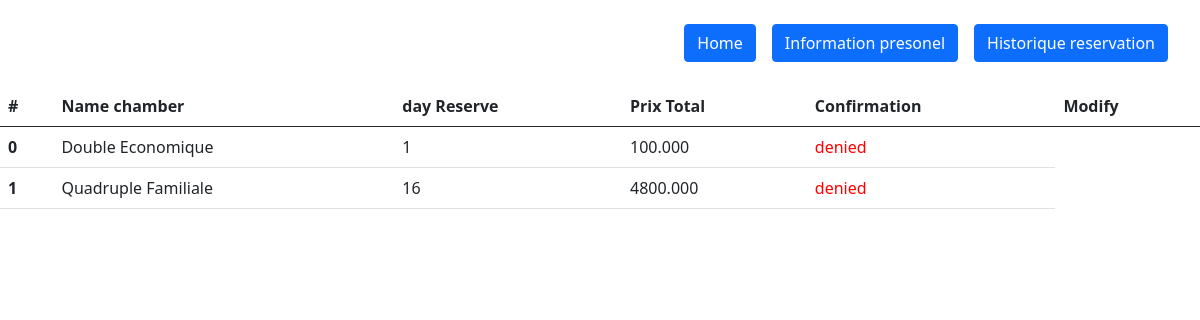
/viwes/historique.php (signed in), run on the app's committed database.
### tables this page shows
CREATE TABLE `reservation` (
  `numero` int(11) NOT NULL,
  `date_debut` date NOT NULL,
  `date_fin` date NOT NULL,
  `prix_total` decimal(9,3) NOT NULL,
  `id_client` int(11) NOT NULL,
  `id_chamber` int(11) NOT NULL,
  `confirmation` int(1) NOT NULL
);

CREATE TABLE `chamber` (
  `id` int(11) NOT NULL,
  `nom` varchar(20) NOT NULL,
  `prix` decimal(9,3) NOT NULL,
  `nb_place` int(11) NOT NULL,
  `url_image` varchar(80) NOT NULL,
  `disponibilite` int(1) NOT NULL,
  `numero_chamber` int(11) NOT NULL
);

### database/config.php (called while the page is built, shortened)
<?php
abstract class Connexion {
function __construct()
{
$this->pdo =new PDO('mysql:host=localhost;dbname=hotel','root','');
}
}
?>

### controllers/reservationcontroller.php (called while the page is built, shortened)
<?php
include_once('../database/config.php');
class reservationController extends Connexion{
function list($id){
    $query = "select * from reservation where id_client = $id";
    $res = $this->pdo->prepare($query);
    $res->execute();
    return $res;
}
}
?>

### controllers/chambercontroller.php (called while the page is built, shortened)
<?php
include_once("../database/config.php");
class chambercontroller extends Connexion{
function getnom($num){
    $query = "select nom from chamber where id = $num";
    $res = $this->pdo->prepare($query);
    $res->execute();
    return $res->fetch();
}
}
?>

### viwes/historique.php (the view, shortened to what this page needs)
<?php
include_once("../controllers/reservationcontroller.php");
include_once("../controllers/chambercontroller.php");
$controllerchamber = new chambercontroller() ;
$controllereservation = new reservationController();
$id = $_SESSION["id"];
$res = $controllereservation->list($id);
$i = 0;
?>
<!DOCTYPE html>
<html lang="en">
       <head>
<link href="https://cdn.jsdelivr.net/npm/bootstrap@5.0.0-beta2/dist/css/bootstrap.min.css" rel="stylesheet"/>
</head>
<body>
  <div class="bg-grid text-white text-center p-4">
  <div class="row">
  <div class="d-grid gap-2 d-md-flex justify-content-md-end">
  <a href="./index.php" style="color: white; text-decoration : none;">
  <button class="btn btn-primary me-md-2" type="button" >Home</button></a>
  <a href="./editProfil.php" style="color: white; text-decoration : none;">
  <button class="btn btn-primary me-md-2" type="button" >Information presonel</button></a>
  <a href="./historique.php" style="color: white;text-decoration : none;">
  <button class="btn btn-primary me-md-2" type="button" >Historique reservation </button></a>
</div>
  </div>
  </div>
<table class="table table-dm">
  <thead>
    <tr>
      <th scope="col">#</th>
      <th scope="col">Name chamber</th>
      <th scope="col">day Reserve</th>
      <th scope="col">Prix Total</th>
      <th scope="col">Confirmation</th>
      <th scope="col">Modify</th>
    </tr>
  </thead>
  <tbody>
       <?php
       while($l = $res->fetch()){
              $nom = $controllerchamber->getnom($l[5])[0];
              $datedcon = new DateTime($l[1]);
              $datefincon =new DateTime($l[2]);
              $day = $datedcon->diff($datefincon)->days;
       ?>
    <tr>
      <th scope="row"><?php echo $i ?></th>
      <td><?php echo $nom ?></td>
      <td><?php echo $day ?></td>
      <td><?php echo $l[3] ?></td>
     <?php
     if ($l[6] == 0){
       echo "<td style='color : red;'>waiting ...</td>";
       echo "<td><a href='modifyreservation.php?id=$l[0]&i=$i&nom=$nom' style='text-decoration:none;color : black;'>";
       echo "<button type='button'  style='background-color : blue;margin-right : 5px' >Modify</button></a>";
       echo "<a href='anuulerreservation.php?id=$l[0]' style='text-decoration:none;color : black;'><button type='button'  style='background-color : red;' >Anuuler</button></a>
       </td>";
     }else{
       if ($l[6] == 2){
       echo "<td style='color : red;'>denied</td>";
       }
       else{
        echo "<td style='color : green;'>accepted</td>";
       }
     }
     ?>
    </tr>
    <?php
    $i++;}?>
  </tbody>
</table>

### data on the page
reservation: id_chamber.nom "Double Economique", day "1", prix_total "100.000", confirmation "denied"
reservation: id_chamber.nom "Quadruple Familiale", day "16", prix_total "4800.000", confirmation "denied"
